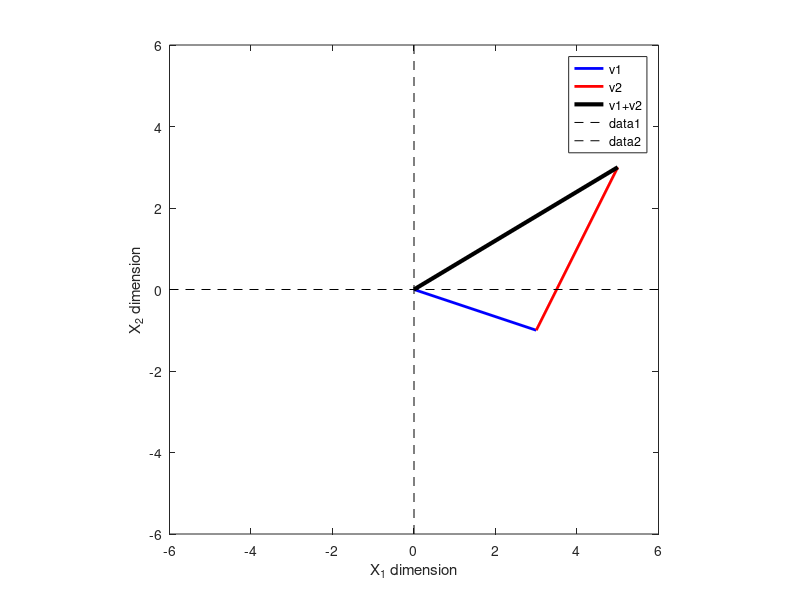
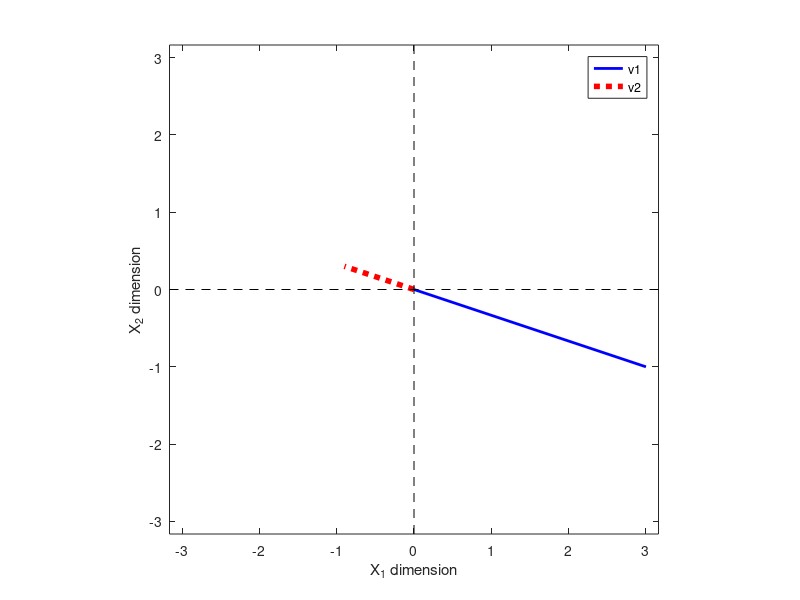

Write MATLAB code to recreate these figures, in order.
% vector addition&subtraction
v1 = [3 -1];
v2 = [2 4];

v3 = v1 + v2;

% plot
figure(2), clf

plot([0 v1(1)], [0 v1(2)], 'b', 'linew', 2)
hold on
plot([0 v2(1)]+v1(1), [0 v2(2)]+v1(2), 'r', 'linew', 2)
plot([0 v3(1)], [0 v3(2)], 'k', 'linew', 3)
legend({'v1';'v2';'v1+v2'})

% this code just makes the plot look nicer
axis square
axis([ -1 1 -1 1 ]*6)
% hold on
plot(get(gca,'xlim'),[0 0],'k--')
plot([0 0],get(gca,'ylim'),'k--')
xlabel('X_1 dimension')
ylabel('X_2 dimension')

% scaling
v1 = [ 3 -1 ];
l  = -.3;

% plot them
figure(3), clf

% the main plotting lines:
plot([0 v1(1)],[0 v1(2)],'b','linew',2)
hold on
plot([0 v1(1)]*l,[0 v1(2)]*l,'r:','linew',4)
legend({'v1';'v2'},'AutoUpdate','off')

% this code just makes the plot look nicer
axis square
axis([ -1 1 -1 1 ]*max([norm(v1) norm(v1*l)]))
hold on
plot(get(gca,'xlim'),[0 0],'k--')
plot([0 0],get(gca,'ylim'),'k--')
xlabel('X_1 dimension')
ylabel('X_2 dimension')

% dot product
v1 = [1 2 3 4 5];
v2 = [0 -4 -3 6 5];

% method 1
dp = sum(v1.*v2)

% method 2
dp = dot(v1, v2)

% method 3
dp = v1*v2'

% method 4
dp = 0;

% loop over elements
for i = 1:length(v1)
    dp = dp + v1(i)*v2(i);
end

% Dot product properties: associative and distributive
%% Distributive property

n = 10;
a = randn(n,1);
b = randn(n,1);
c = randn(n,1);

res1 = a' * (b+c);
res2 = a'*b + a'*c;

disp([res1 res2])

%% Associative property - does not work
res3 = a * (b'*c);   % n*1 b'*c becomes scaler
res4 = (a'*b)' * c'; % 1*n a'*b becomes scaler

disp([res3 res4'])

% Vector length















